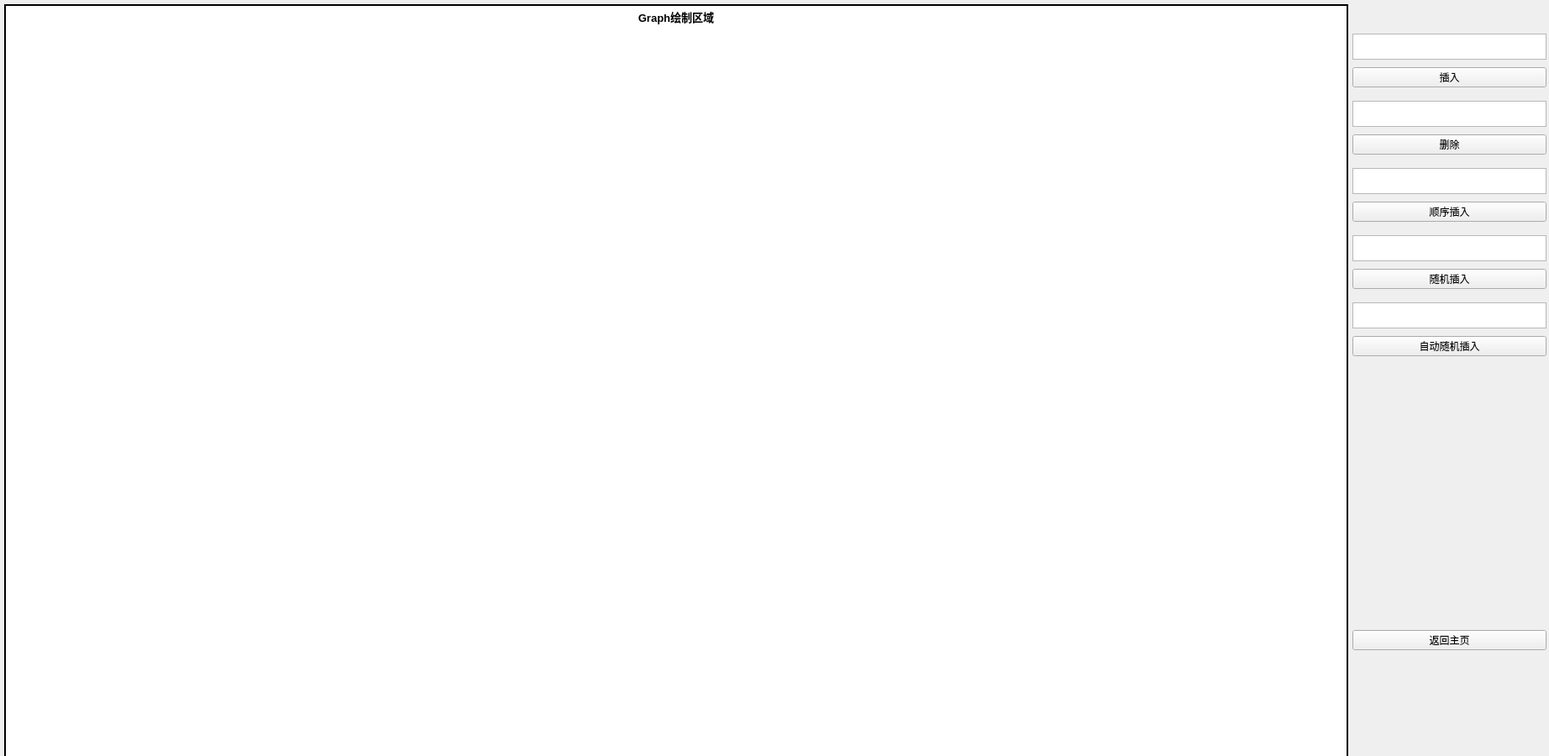
<?xml version="1.0" encoding="UTF-8"?>
<ui version="4.0">
 <class>TreapTreePage</class>
 <widget class="QWidget" name="TreapTreePage">
  <property name="geometry">
   <rect>
    <x>0</x>
    <y>0</y>
    <width>1844</width>
    <height>900</height>
   </rect>
  </property>
  <property name="sizePolicy">
   <sizepolicy hsizetype="Maximum" vsizetype="Maximum">
    <horstretch>0</horstretch>
    <verstretch>0</verstretch>
   </sizepolicy>
  </property>
  <property name="windowTitle">
   <string>堆树实例</string>
  </property>
  <widget class="QLabel" name="Treapzjspng">
   <property name="geometry">
    <rect>
     <x>5</x>
     <y>5</y>
     <width>1600</width>
     <height>1080</height>
    </rect>
   </property>
   <property name="cursor">
    <cursorShape>CrossCursor</cursorShape>
   </property>
   <property name="styleSheet">
    <string notr="true">border:2px solid black; background-color:white</string>
   </property>
   <property name="text">
    <string>&lt;html&gt;&lt;head/&gt;&lt;body&gt;&lt;p align=&quot;center&quot;&gt;&lt;span style=&quot; font-size:10pt; font-weight:600;&quot;&gt;Graph绘制区域&lt;/span&gt;&lt;/p&gt;&lt;/body&gt;&lt;/html&gt;</string>
   </property>
   <property name="textFormat">
    <enum>Qt::AutoText</enum>
   </property>
   <property name="alignment">
    <set>Qt::AlignHCenter|Qt::AlignTop</set>
   </property>
  </widget>
  <widget class="QPushButton" name="Treapinsert">
   <property name="geometry">
    <rect>
     <x>1610</x>
     <y>80</y>
     <width>231</width>
     <height>24</height>
    </rect>
   </property>
   <property name="text">
    <string>插入</string>
   </property>
  </widget>
  <widget class="QTextEdit" name="TreapinputInsertPair">
   <property name="geometry">
    <rect>
     <x>1610</x>
     <y>40</y>
     <width>231</width>
     <height>31</height>
    </rect>
   </property>
  </widget>
  <widget class="QPushButton" name="Treaperase">
   <property name="geometry">
    <rect>
     <x>1610</x>
     <y>160</y>
     <width>231</width>
     <height>24</height>
    </rect>
   </property>
   <property name="text">
    <string>删除</string>
   </property>
  </widget>
  <widget class="QTextEdit" name="TreapinputEraseKey">
   <property name="geometry">
    <rect>
     <x>1610</x>
     <y>120</y>
     <width>231</width>
     <height>31</height>
    </rect>
   </property>
  </widget>
  <widget class="QTextEdit" name="Treapinput_shunxucharu">
   <property name="geometry">
    <rect>
     <x>1610</x>
     <y>200</y>
     <width>231</width>
     <height>31</height>
    </rect>
   </property>
  </widget>
  <widget class="QPushButton" name="Treapshunxucharu">
   <property name="geometry">
    <rect>
     <x>1610</x>
     <y>240</y>
     <width>231</width>
     <height>24</height>
    </rect>
   </property>
   <property name="text">
    <string>顺序插入</string>
   </property>
  </widget>
  <widget class="QTextEdit" name="Treapinput_suijicharu">
   <property name="geometry">
    <rect>
     <x>1610</x>
     <y>280</y>
     <width>231</width>
     <height>31</height>
    </rect>
   </property>
  </widget>
  <widget class="QPushButton" name="Treapsuijicharu">
   <property name="geometry">
    <rect>
     <x>1610</x>
     <y>320</y>
     <width>231</width>
     <height>24</height>
    </rect>
   </property>
   <property name="text">
    <string>随机插入</string>
   </property>
  </widget>
  <widget class="QTextEdit" name="Treapinput_zidongsuijicharu">
   <property name="geometry">
    <rect>
     <x>1610</x>
     <y>360</y>
     <width>231</width>
     <height>31</height>
    </rect>
   </property>
  </widget>
  <widget class="QPushButton" name="Treapzidongsuijicharu">
   <property name="geometry">
    <rect>
     <x>1610</x>
     <y>400</y>
     <width>231</width>
     <height>24</height>
    </rect>
   </property>
   <property name="text">
    <string>自动随机插入</string>
   </property>
  </widget>
  <widget class="QPushButton" name="Treapfanhuizhuye">
   <property name="geometry">
    <rect>
     <x>1610</x>
     <y>750</y>
     <width>231</width>
     <height>24</height>
    </rect>
   </property>
   <property name="text">
    <string>返回主页</string>
   </property>
  </widget>
 </widget>
 <resources/>
 <connections/>
</ui>
